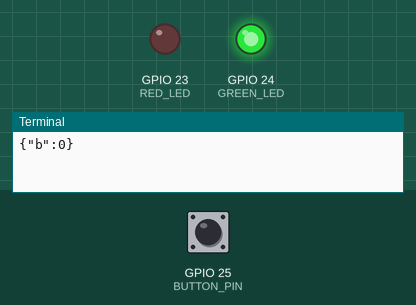
This program was run on a simulated Raspberry Pi (BCM pin numbers). Parts: output pins drawn as LEDs (lit = HIGH), the last lines printed to the terminal. The inputs (shaded band) are chosen by the test bench; at power-on: GPIO 25 (BUTTON_PIN) LOW. No MQTT or app messages arrive unless stated.

Above: at 2.3 s.
2.4 s: GPIO 25 (BUTTON_PIN) pulled HIGH for 3.2 s
At 6.6 s:
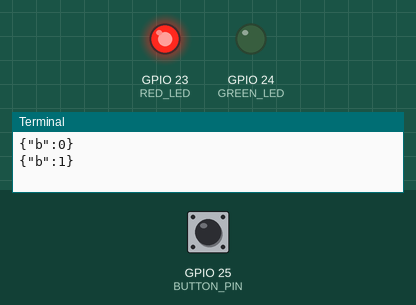
9.6 s: GPIO 25 (BUTTON_PIN) pulled HIGH for 1 s
At 14.7 s:
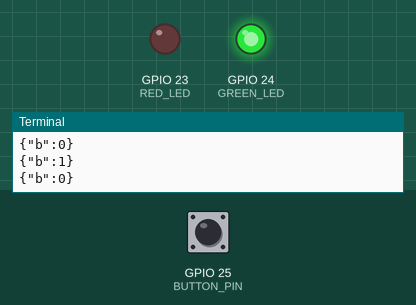
Timing chart, 0 to 16.2 s (numbered marks = the images above; inputs shaded):
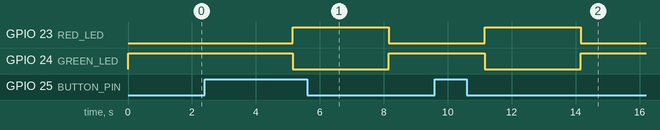

Measured:
- after the input at 2.4 s, GPIO 23 (RED_LED): LOW → HIGH after 2.8 s, → LOW 3.0 s later; GPIO 24 (GREEN_LED): HIGH → LOW after 2.8 s, → HIGH 3.0 s later
- after the input at 9.6 s, GPIO 23 (RED_LED): LOW → HIGH after 1.6 s, → LOW 3.0 s later; GPIO 24 (GREEN_LED): HIGH → LOW after 1.6 s, → HIGH 3.0 s later

The program:

RaspberryPiInteropExample.py
```python
#!/usr/bin/python
import paho.mqtt.client as mqtt
from time import sleep
import RPi.GPIO as GPIO
import re

user = '<user ID>'
key = '<token>'

arduinoError = False
bbbError = False
piError = False

def updateLEDs():
  if arduinoError == True or bbbError == True or piError == True:
    GPIO.output(GREEN_LED, False)
    GPIO.output(RED_LED, True)
  else:
    GPIO.output(GREEN_LED, True)
    GPIO.output(RED_LED, False)

def on_message(client, obj, msg):
  # a message was received on a subscribed topic
  #   first look at topic to determine what logic we need on the payload (is this an arduino or bbb?)
  #   possible topics:
  #     - BeagleBone Black:  <project>/apress/bbb
  #     - Arduino:                   <project>/apress/arduino
  global arduinoError
  global bbbError
  if msg.topic == "<project>/apress/bbb":
    # parse with regex to find number, store in val
    val = int(re.search(r'\d+', msg.payload).group())
    print str(val)
    if val < 5:
      bbbError = True
    else:
      bbbError = False
  elif msg.topic == "<project>/apress/arduino":
    # parse with regex to find number, store in val
    val = int(re.search(r'\d+', msg.payload).group())
    print str(val)
    if val < 500:
      arduinoError = True
    else:
      arduinoError = False

# setup GPIO pins
GPIO.setmode(GPIO.BCM)
GREEN_LED = 24
RED_LED = 23
BUTTON_PIN = 25
GPIO.setup(GREEN_LED, GPIO.OUT)
GPIO.setup(RED_LED, GPIO.OUT)
GPIO.output(GREEN_LED, True)
GPIO.output(RED_LED, False)
GPIO.setup(BUTTON_PIN, GPIO.IN)

# create MQTT client
client = mqtt.Client("iotbook-pi")
client.on_message = on_message
client.username_pw_set(user, key)

# connect to 2lemetry platform
client.connect("q.m2m.io", 1883, 60)
client.loop()

# subscribe to device topics
client.subscribe("<project>/apress/arduino", 0)
client.subscribe("<project>/apress/bbb", 0)
client.loop()

try:
  while(True):
    if (GPIO.input(BUTTON_PIN) == True):
      pub_str = "{\"b\":1}"
      piError = True
    else:
      pub_str = "{\"b\":0}"
      piError = False
    print pub_str
    client.publish("<project>/apress/pi", pub_str)
    client.loop()
    updateLEDs()
    sleep(2)
finally:
  # disconnect client
  client.disconnect()
  # cleanup GPIO
  GPIO.cleanup()
```
